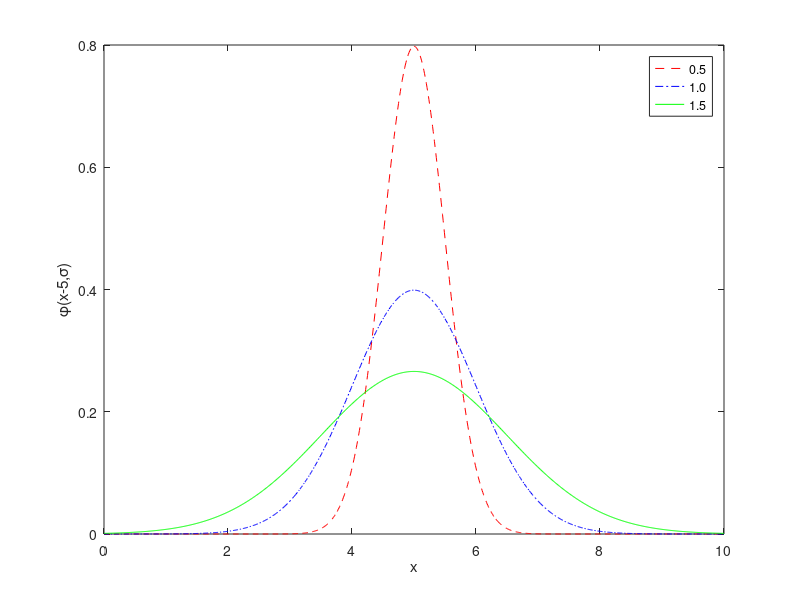

Write the MATLAB code that produced this figure.
x = 0:1/100:10;
sigmas = 0.5:0.5:1.5;
mu = 5;
ys = [];
for sigma = sigmas 
    y = (1/sqrt(2*pi*sigma^2))*exp(-(x-mu).^2/(2*sigma^2));
    ys = [ys;y];
end
plot(x,ys(1,:),'r--',x,ys(2,:),'b-.',x,ys(3,:),'g')
xlabel('x')
ylabel('\phi(x-5,\sigma)')
legend('0.5','1.0','1.5')




 